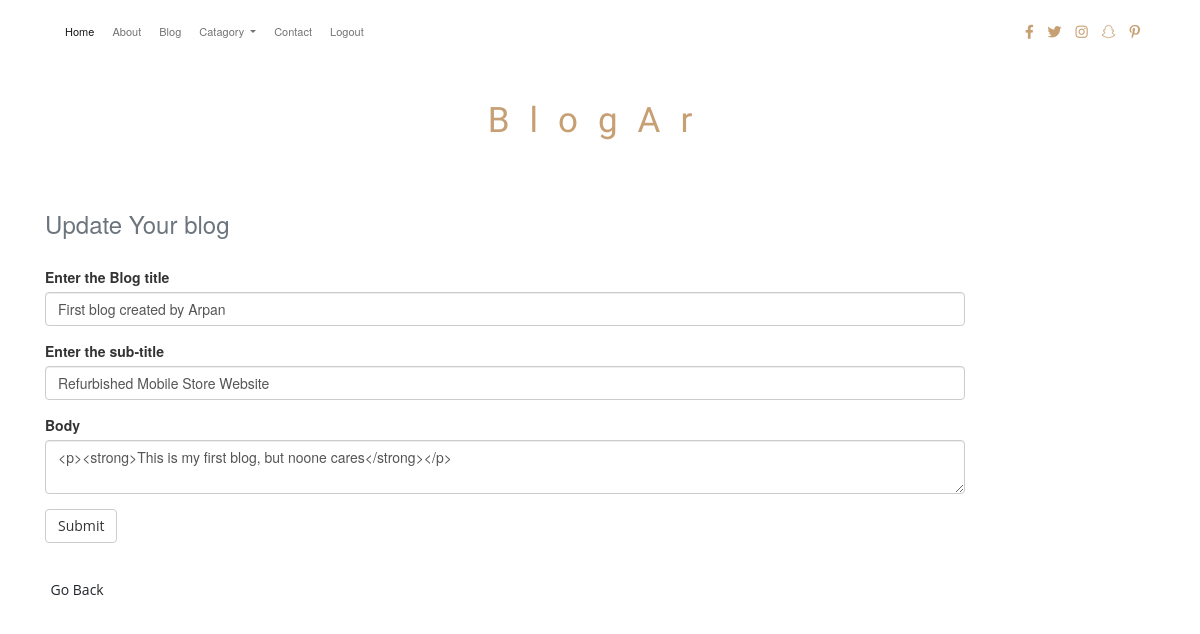
Before: /update/1 (signed in) with the older database file.
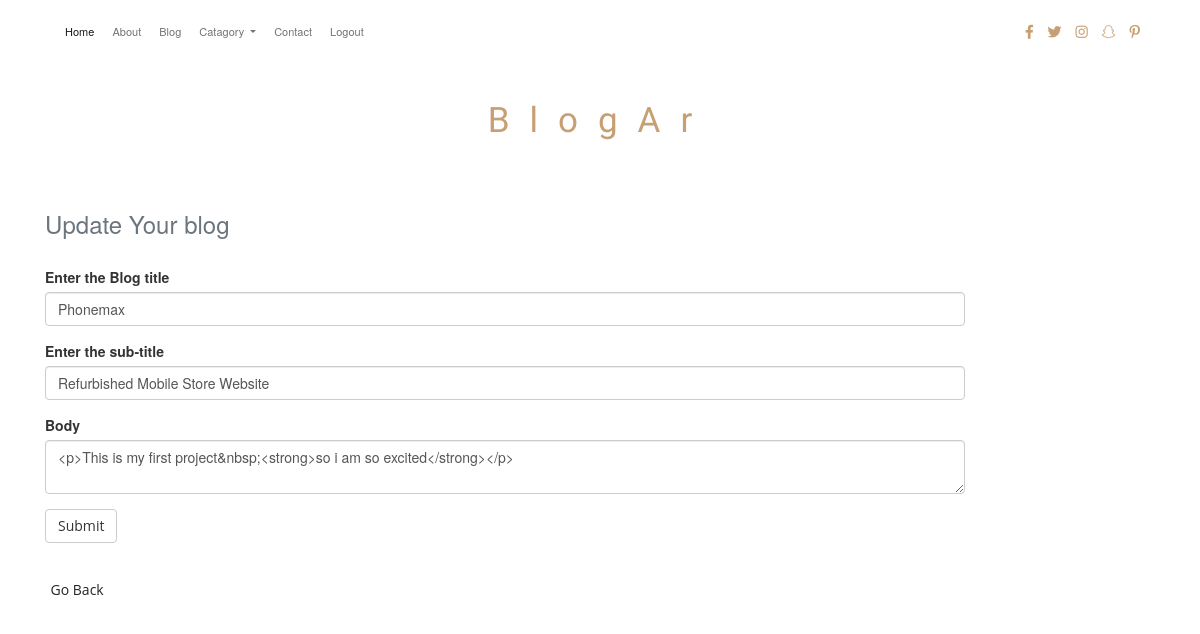
After: the same page with the newer database file.
### main.py (models this page shows)
class Blog(db.Model, UserMixin):
    __tablename__ = 'blog'
    id = Column(Integer, primary_key=True)
    title = Column(String(250))
    subtitle = Column(String(250))
    date = Column(String(20))
    body = Column(String(250))
    blogs = relationship('Comment', cascade='all, delete', backref='blog', lazy=True)

### main.py (the view)
@app.route("/update/<int:id>", methods=["POST", "GET"])
@admin_only
def update(id):
    blog_post = Blog.query.get(id)
    print(blog_post)
    blog_record = PostBlog(
        title=blog_post.title,
        subtitle=blog_post.subtitle,
        body=blog_post.body
    )
    if blog_record.validate_on_submit():
        blog_post.title = blog_record.title.data
        blog_post.subtitle = blog_record.subtitle.data
        blog_post.body = blog_record.body.data
        db.session.commit()
        return redirect("/blog")
    return render_template("update.html", form=blog_record, current_user=current_user)

### form.py
class PostBlog(FlaskForm):
    title = StringField(label="Enter the Blog title", validators=[DataRequired()])
    subtitle = StringField(label="Enter the sub-title", validators=[DataRequired()])
    body = CKEditorField('Body', validators=[DataRequired()])
    submit = SubmitField("Submit")

### main.py (called while the page is built)
@login_manager.user_loader
def load_user(user_id):
    return User.query.get(user_id)

def admin_only(f):
    @wraps(f)
    def decorated_function(*args, **kwargs):
        if current_user.id != 1:
            return abort(403)
        return f(*args, **kwargs)
    return decorated_function

### templates/update.html (shortened to what this page needs)
{% extends 'bootstrap/base.html' %}
{% import "bootstrap/wtf.html" as wtf%}
{% block body %}
    <div class="container mt-5">
        <div class="row">
            <div class="col-lg-10 col-md-10">
        <form action="" method="post" class="mt-5">
            <div class="h3 mb-5 text-secondary">Update Your blog </div>
            <div class="mt-3">
            {{wtf.quick_form(form)}}
        </form>
    </div>
    </div>
        <a href=""> <button class="btn mt-5">Go Back</button></a>
    </div>
{% endblock body %}

Changed rows visible on the page:
changed Blog "Refurbished Mobile Store Website": title "First blog created by Arpan" → "Phonemax"; body "<p><strong>This is my first blog, but noone cares</strong></p>" → "<p>This is my first project&nbsp;<strong>so i am so excited</strong></p>"
